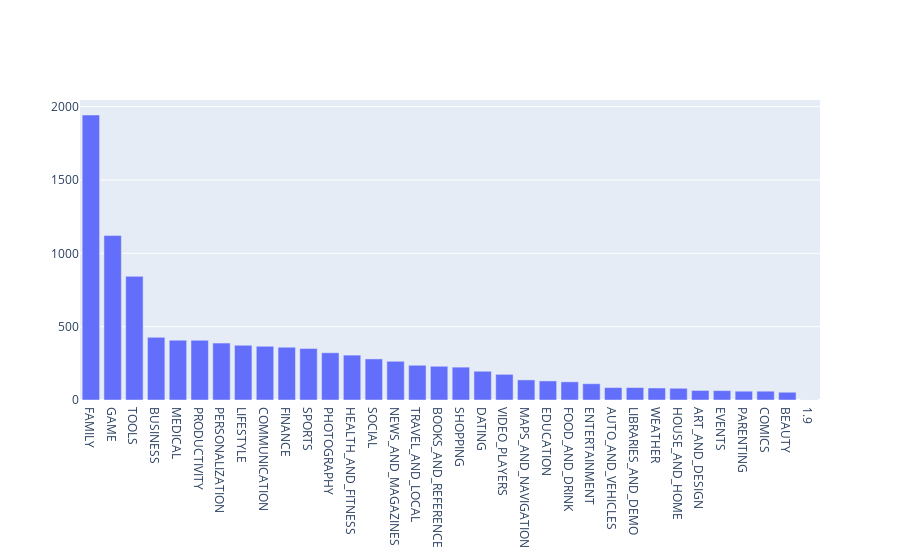

Source (notebook cell):
### Markdown cell above
# 4. Exploring app categories
With more than 1 billion active users in 190 countries around the world, Google Play continues to be an important distribution platform to build a global audience. For businesses to get their apps in front of users, it's important to make them more quickly and easily discoverable on Google Play. To improve the overall search experience, Google has introduced the concept of grouping apps into categories.

This brings us to the following questions:

Which category has the highest share of (active) apps in the market?
Is any specific category dominating the market?
Which categories have the fewest number of apps?
We will see that there are 33 unique app categories present in our dataset. Family and Game apps have the highest market prevalence. Interestingly, Tools, Business and Medical apps are also at the top.

### Code cell
import plotly
plotly.offline.init_notebook_mode(connected=True)
import plotly.graph_objs as go

# Print the total number of unique categories
num_categories = len(apps['Category'].unique())
print('Number of categories = ', num_categories)

# Count the number of apps in each 'Category'. 
num_apps_in_category = apps['Category'].value_counts()

# Sort num_apps_in_category in descending order based on the count of apps in each category
sorted_num_apps_in_category = num_apps_in_category.sort_values(ascending = False)

data = [go.Bar(
        x = num_apps_in_category.index, # index = category name
        y = num_apps_in_category.values, # value = count
)]

plotly.offline.iplot(data)

### Figure 1 — Plotly figure (JSON) as saved in the notebook; plotly's stock layout.template omitted (floating-point values rounded to 4 significant figures)
{"data": [{"type": "bar", "x": ["FAMILY", "GAME", "TOOLS", "BUSINESS", "MEDICAL", "PRODUCTIVITY", "PERSONALIZATION", "LIFESTYLE", "COMMUNICATION", "FINANCE", "SPORTS", "PHOTOGRAPHY", "HEALTH_AND_FITNESS", "SOCIAL", "NEWS_AND_MAGAZINES", "TRAVEL_AND_LOCAL", "BOOKS_AND_REFERENCE", "SHOPPING", "DATING", "VIDEO_PLAYERS", "MAPS_AND_NAVIGATION", "EDUCATION", "FOOD_AND_DRINK", "ENTERTAINMENT", "AUTO_AND_VEHICLES", "LIBRARIES_AND_DEMO", "WEATHER", "HOUSE_AND_HOME", "ART_AND_DESIGN", "EVENTS", "PARENTING", "COMICS", "BEAUTY", "1.9"], "y": [1943, 1121, 843, 427, 408, 407, 388, 373, 366, 360, 351, 322, 306, 280, 264, 237, 230, 224, 196, 175, 137, 130, 124, 111, 85, 85, 82, 80, 65, 64, 60, 60, 53, 1]}], "layout": {}}
